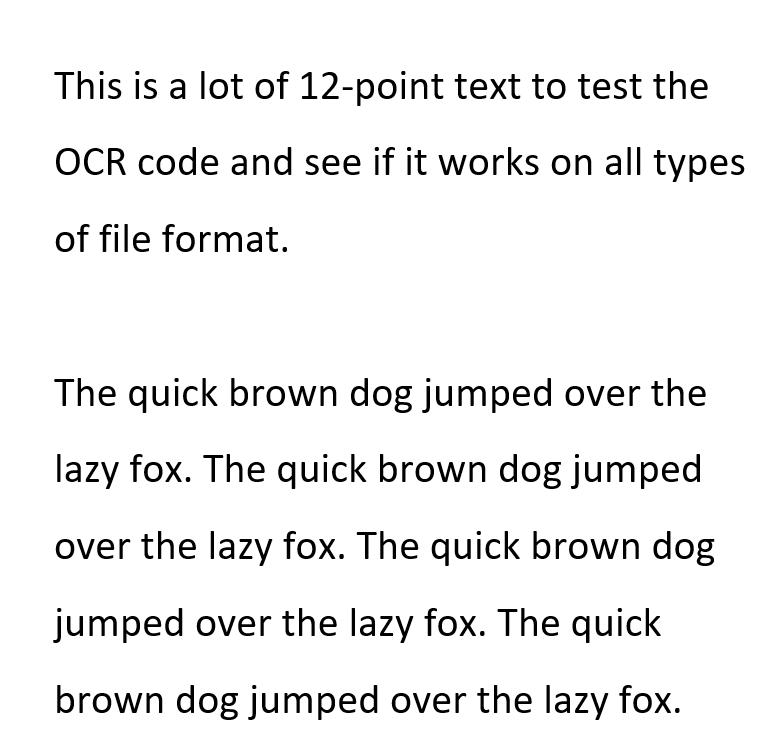
#> input picture Optical character recognition (OCR)/testimg.png, 766 x 736 px
$ jupyter execute --allow-errors 'Optical Character Recognition (OCR).ipynb'   (shell and % lines are left out)
#> lines starting #> are read from the running program, lines starting #| are printed output that depends on the picture
## Optical Character Recognition (OCR)

### Installing the dependencie

[cell 1]
import pytesseract
import cv2
import matplotlib.pyplot as plt

Download the Tesseract module for your Operating System
https://github.com/UB-Mannheim/tesseract/wiki

Give path of the executable file

[cell 2]
pytesseract.pytesseract.tesseract_cmd = r"C:\Users\HP\Documents\Projects\Tesseract-OCR\tesseract.exe"

### Loading the image

[cell 3]
img = cv2.imread('testimg.png')
#> img is the input picture: shape (736, 766, 3); min 0, max 255, mean 239.5
img = cv2.cvtColor(img,cv2.COLOR_BGR2RGB)

dpi = plt.rcParams['figure.dpi']
height, width, depth = img.shape
#> height = 736; width = 766; depth = 3
figsize = width / float(dpi), height / float(dpi)
#> figsize = (7.66, 7.36)
plt.figure(figsize=figsize)
plt.imshow(img)
plt.show()

### Detecting Character

[cell 4]
hi,wi,_ = img.shape
#> hi = 736; wi = 766
#> (the rest of this cell did not finish here and is left out)

### Detecting Words

[cell 5]
img = cv2.imread('testimg.png')
img = cv2.cvtColor(img,cv2.COLOR_BGR2RGB)
img = cv2.resize(img,(600,600))
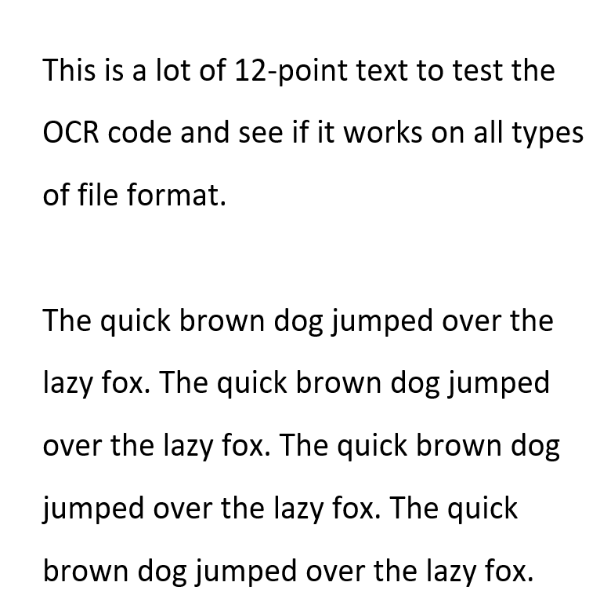
#> img: shape (600, 600, 3); min 0, max 255, mean 239.5

hi,wi,_ = img.shape
#> hi = 600; wi = 600
#> (the rest of this cell did not finish here and is left out)
